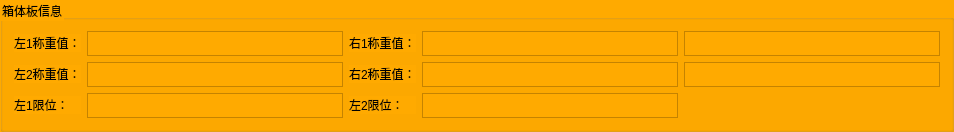
     <widget class="QGroupBox" name="groupBox_9">
      <property name="styleSheet">
       <string notr="true">background-color: rgb(255, 170, 0);</string>
      </property>
      <property name="title">
       <string>箱体板信息</string>
      </property>
      <layout class="QGridLayout" name="gridLayout_13">
       <item row="0" column="1">
        <widget class="QTextBrowser" name="leftwei1">
         <property name="sizePolicy">
          <sizepolicy hsizetype="Expanding" vsizetype="Fixed">
           <horstretch>0</horstretch>
           <verstretch>0</verstretch>
          </sizepolicy>
         </property>
         <property name="maximumSize">
          <size>
           <width>16777215</width>
           <height>25</height>
          </size>
         </property>
        </widget>
       </item>
       <item row="0" column="2">
        <widget class="QLabel" name="label_66">
         <property name="sizePolicy">
          <sizepolicy hsizetype="Expanding" vsizetype="Fixed">
           <horstretch>0</horstretch>
           <verstretch>0</verstretch>
          </sizepolicy>
         </property>
         <property name="text">
          <string>右1称重值：</string>
         </property>
        </widget>
       </item>
       <item row="0" column="0">
        <widget class="QLabel" name="label_59">
         <property name="sizePolicy">
          <sizepolicy hsizetype="Expanding" vsizetype="Fixed">
           <horstretch>0</horstretch>
           <verstretch>0</verstretch>
          </sizepolicy>
         </property>
         <property name="text">
          <string>左1称重值：</string>
         </property>
        </widget>
       </item>
       <item row="1" column="0">
        <widget class="QLabel" name="label_60">
         <property name="sizePolicy">
          <sizepolicy hsizetype="Expanding" vsizetype="Fixed">
           <horstretch>0</horstretch>
           <verstretch>0</verstretch>
          </sizepolicy>
         </property>
         <property name="text">
          <string>左2称重值：</string>
         </property>
        </widget>
       </item>
       <item row="2" column="3">
        <widget class="QTextBrowser" name="leftswitch2">
         <property name="sizePolicy">
          <sizepolicy hsizetype="Expanding" vsizetype="Fixed">
           <horstretch>0</horstretch>
           <verstretch>0</verstretch>
          </sizepolicy>
         </property>
         <property name="maximumSize">
          <size>
           <width>16777215</width>
           <height>25</height>
          </size>
         </property>
        </widget>
       </item>
       <item row="1" column="2">
        <widget class="QLabel" name="label_61">
         <property name="sizePolicy">
          <sizepolicy hsizetype="Expanding" vsizetype="Fixed">
           <horstretch>0</horstretch>
           <verstretch>0</verstretch>
          </sizepolicy>
         </property>
         <property name="text">
          <string>右2称重值：</string>
         </property>
        </widget>
       </item>
       <item row="2" column="1">
        <widget class="QTextBrowser" name="leftswitch1">
         <property name="sizePolicy">
          <sizepolicy hsizetype="Expanding" vsizetype="Fixed">
           <horstretch>0</horstretch>
           <verstretch>0</verstretch>
          </sizepolicy>
         </property>
         <property name="maximumSize">
          <size>
           <width>16777215</width>
           <height>25</height>
          </size>
         </property>
        </widget>
       </item>
       <item row="1" column="3">
        <widget class="QTextBrowser" name="rightwei2">
         <property name="sizePolicy">
          <sizepolicy hsizetype="Expanding" vsizetype="Fixed">
           <horstretch>0</horstretch>
           <verstretch>0</verstretch>
          </sizepolicy>
         </property>
         <property name="maximumSize">
          <size>
           <width>16777215</width>
           <height>25</height>
          </size>
         </property>
        </widget>
       </item>
       <item row="1" column="1">
        <widget class="QTextBrowser" name="leftwei2">
         <property name="sizePolicy">
          <sizepolicy hsizetype="Expanding" vsizetype="Fixed">
           <horstretch>0</horstretch>
           <verstretch>0</verstretch>
          </sizepolicy>
         </property>
         <property name="maximumSize">
          <size>
           <width>16777215</width>
           <height>25</height>
          </size>
         </property>
        </widget>
       </item>
       <item row="2" column="2">
        <widget class="QLabel" name="label_62">
         <property name="sizePolicy">
          <sizepolicy hsizetype="Expanding" vsizetype="Fixed">
           <horstretch>0</horstretch>
           <verstretch>0</verstretch>
          </sizepolicy>
         </property>
         <property name="text">
          <string>左2限位：</string>
         </property>
        </widget>
       </item>
       <item row="0" column="3">
        <widget class="QTextBrowser" name="rightwei1">
         <property name="sizePolicy">
          <sizepolicy hsizetype="Expanding" vsizetype="Fixed">
           <horstretch>0</horstretch>
           <verstretch>0</verstretch>
          </sizepolicy>
         </property>
         <property name="maximumSize">
          <size>
           <width>16777215</width>
           <height>25</height>
          </size>
         </property>
        </widget>
       </item>
       <item row="2" column="0">
        <widget class="QLabel" name="label_63">
         <property name="sizePolicy">
          <sizepolicy hsizetype="Expanding" vsizetype="Fixed">
           <horstretch>0</horstretch>
           <verstretch>0</verstretch>
          </sizepolicy>
         </property>
         <property name="text">
          <string>左1限位：</string>
         </property>
        </widget>
       </item>
       <item row="0" column="4">
        <widget class="QTextBrowser" name="totalup">
         <property name="sizePolicy">
          <sizepolicy hsizetype="Expanding" vsizetype="Fixed">
           <horstretch>0</horstretch>
           <verstretch>0</verstretch>
          </sizepolicy>
         </property>
         <property name="maximumSize">
          <size>
           <width>16777215</width>
           <height>25</height>
          </size>
         </property>
        </widget>
       </item>
       <item row="1" column="4">
        <widget class="QTextBrowser" name="totaldown">
         <property name="sizePolicy">
          <sizepolicy hsizetype="Expanding" vsizetype="Fixed">
           <horstretch>0</horstretch>
           <verstretch>0</verstretch>
          </sizepolicy>
         </property>
         <property name="maximumSize">
          <size>
           <width>16777215</width>
           <height>25</height>
          </size>
         </property>
        </widget>
       </item>
      </layout>
     </widget>
